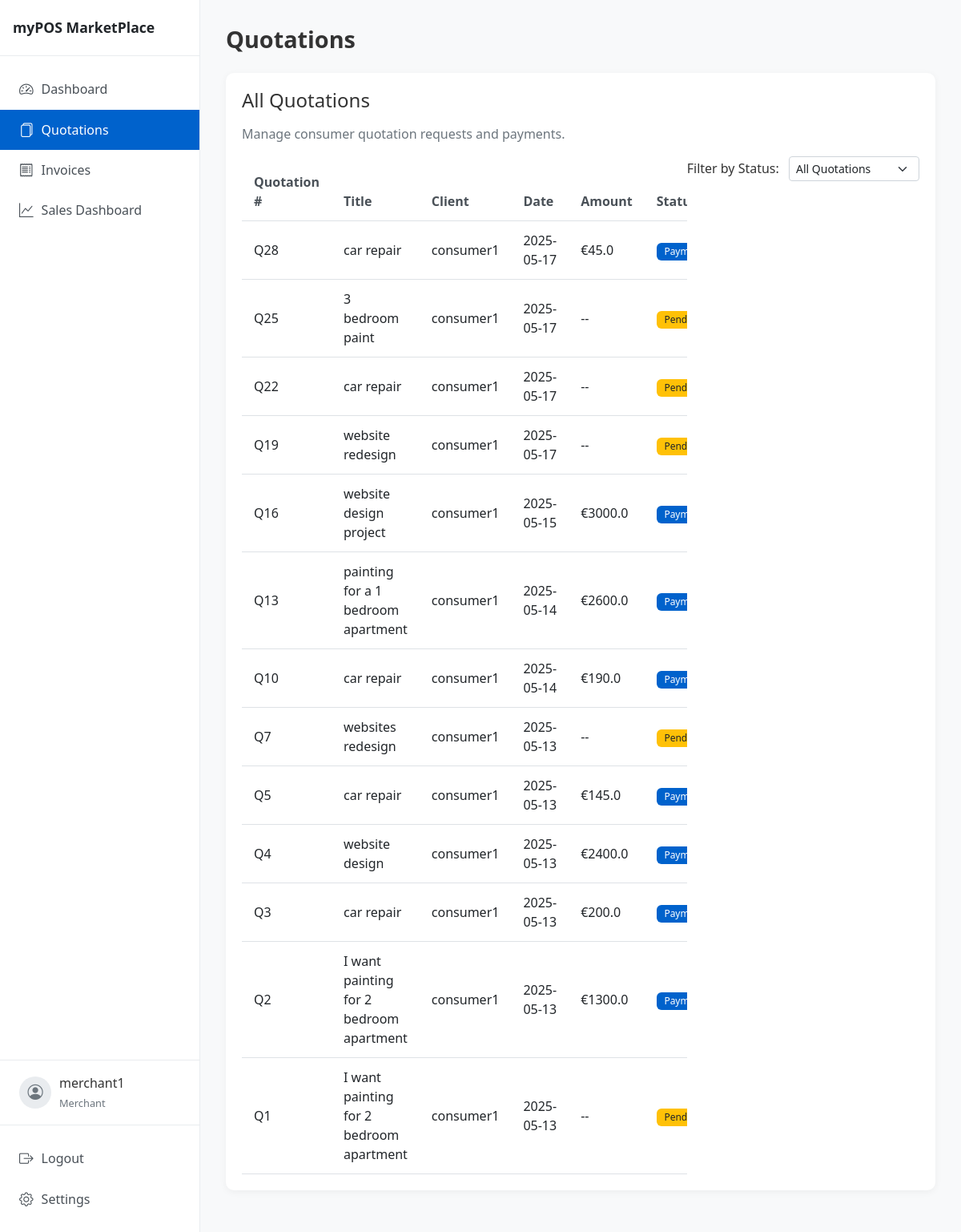
Page /merchant/quotations (signed in) on the committed database.
### models/user.py (models this page shows, shortened)
class User(db.Model, UserMixin):
    id = db.Column(db.Integer, primary_key=True)
    username = db.Column(db.String(64), unique=True, nullable=False)
    email = db.Column(db.String(120), unique=True, nullable=False)
    password_hash = db.Column(db.String(128), nullable=False)
    role = db.Column(db.String(20), nullable=False)  # 'consumer' or 'merchant'
    created_at = db.Column(db.DateTime, default=db.func.current_timestamp())
    consumer_quotations = db.relationship('Quotation', backref='consumer', lazy=True, foreign_keys='Quotation.consumer_id')
    merchant_quotations = db.relationship('Quotation', backref='merchant', lazy=True, foreign_keys='Quotation.merchant_id')

### models/quotation.py (models this page shows, shortened)
class Quotation(db.Model):
    id = db.Column(db.Integer, primary_key=True)
    request_id = db.Column(db.String(50), nullable=True)  # Group related quotations
    title = db.Column(db.String(100), nullable=False)
    product_type = db.Column(db.String(50), nullable=False)
    description = db.Column(db.Text, nullable=False)
    budget = db.Column(db.Float, nullable=True)
    ai_generated_content = db.Column(db.Text, nullable=True)
    revised_amount = db.Column(db.Float, nullable=True)
    payment_terms = db.Column(db.Text, nullable=True)
    merchant_notes = db.Column(db.Text, nullable=True)
    status = db.Column(db.String(20), default='pending')  # pending, revised, deposit_requested, deposit_paid, completed
    consumer_id = db.Column(db.Integer, db.ForeignKey('user.id'), nullable=False)
    merchant_id = db.Column(db.Integer, db.ForeignKey('user.id'), nullable=False)
    created_at = db.Column(db.DateTime, default=datetime.utcnow)
    updated_at = db.Column(db.DateTime, default=datetime.utcnow, onupdate=datetime.utcnow)
    transactions = db.relationship('Transaction', backref='quotation', lazy=True)

### app.py (the view)
@app.route('/merchant/quotations')
@login_required
def merchant_quotations():
    if current_user.role != 'merchant':
        return redirect(url_for('index'))
    quotations = Quotation.query.filter_by(merchant_id=current_user.id).all()
    quotations.sort(key=lambda x: x.created_at, reverse=True)
    return render_template('merchant/quotations.html', quotations=quotations)

### app.py (called while the page is built)
@login_manager.user_loader
def load_user(user_id):
    return User.query.get(int(user_id))

@app.context_processor
def utility_processor():
    return {'now': datetime.utcnow()}

### templates/merchant/quotations.html (shortened to what this page needs)
{% extends "layout.html" %}
{% block content %}
<div class="dashboard-header d-flex justify-content-between align-items-center mb-4">
    <h1>Quotations</h1>
</div>
<div class="card">
    <div class="card-body">
        <h2 class="h4 mb-3">All Quotations</h2>
        <p class="text-muted">Manage consumer quotation requests and payments.</p>
        <div class="mb-4">
            <div class="float-end">
                <label for="filter-status" class="form-label me-2">Filter by Status:</label>
                <select id="filter-status" class="form-select form-select-sm d-inline-block w-auto">
                    <option value="all">All Quotations</option>
                </select>
            </div>
        </div>
        {% if quotations %}
            <div class="table-responsive">
                <table class="table table-hover">
                    <thead>
                        <tr>
                            <th>Quotation #</th>
                            <th>Title</th>
                            <th>Client</th>
                            <th>Date</th>
                            <th>Amount</th>
                            <th>Status</th>
                        </tr>
                    </thead>
                    <tbody>
                        {% for quotation in quotations %}
                            <tr class="quotation-row" data-status="{{ quotation.status }}">
                                <td>Q{{ quotation.id }}</td>
                                <td>{{ quotation.title }}</td>
                                <td>{{ quotation.consumer.username }}</td>
                                <td>{{ quotation.created_at.strftime('%Y-%m-%d') }}</td>
                                <td>
                                    {% if quotation.revised_amount %}
                                        €{{ quotation.revised_amount }}
                                    {% else %}
                                        --
                                    {% endif %}
                                </td>
                                <td>
                                    {% if quotation.status == 'pending' %}
                                        <span class="badge bg-warning text-dark">Pending</span>
                                    {% elif quotation.status == 'revised' %}
                                        <span class="badge bg-info">Quoted</span>
                                    {% elif quotation.status == 'deposit_requested' %}
                                        <span class="badge bg-primary">Payment Pending</span>
                                    {% elif quotation.status == 'deposit_paid' %}
                                        <span class="badge bg-success">Active</span>
                                    {% elif quotation.status == 'completed' %}
                                        <span class="badge bg-secondary">Completed</span>
                                    {% endif %}
                                </td>
                            </tr>
                        {% endfor %}
                    </tbody>
                </table>
            </div>
        {% else %}
            <div class="alert alert-info">
                <p class="mb-0">You don't have any quotations yet. When consumers send you quotations, they will appear here.</p>
            </div>
        {% endif %}
    </div>
</div>
{% endblock %}

### templates/layout.html (shortened to what this page needs)
<!DOCTYPE html>
<html lang="en">
<head>
    <link rel="stylesheet" href="https://cdn.jsdelivr.net/npm/bootstrap@5.2.3/dist/css/bootstrap.min.css">
    <link rel="stylesheet" href="https://cdn.jsdelivr.net/npm/bootstrap-icons@1.10.5/font/bootstrap-icons.css">
    <link rel="stylesheet" href="{{ url_for('static', filename='css/styles.css') }}">
</head>
<body>
    <div class="page-container">
        {% if current_user.is_authenticated %}
        <div class="sidebar">
            <div class="sidebar-header">
                <h1 class="sidebar-brand">myPOS MarketPlace</h1>
            </div>
            <div class="sidebar-menu">
                <a href="{{ url_for('consumer_dashboard' if current_user.role == 'consumer' else 'merchant_dashboard') }}" class="sidebar-item {% if request.endpoint.endswith('dashboard') %}active{% endif %}">
                    <i class="bi bi-speedometer2"></i> <span>Dashboard</span>
                </a>
                <a href="{{ url_for('consumer_quotations' if current_user.role == 'consumer' else 'merchant_quotations') }}" class="sidebar-item {% if request.endpoint.endswith('quotations') %}active{% endif %}">
                    <i class="bi bi-files"></i> <span>Quotations</span>
                </a>
                <a href="#" class="sidebar-item {% if request.endpoint.endswith('invoices') %}active{% endif %}">
                    <i class="bi bi-receipt"></i> <span>Invoices</span>
                </a>
                {% if current_user.role == 'merchant' %}
                <a href="{{ url_for('sales_dashboard') }}" class="sidebar-item {% if request.endpoint == 'sales_dashboard' %}active{% endif %}">
                    <i class="bi bi-graph-up"></i> <span>Sales Dashboard</span>
                </a>
                {% endif %}
            </div>
            <div class="user-profile">
                <div class="user-avatar">
                    <i class="bi bi-person-circle"></i>
                </div>
                <div class="user-info">
                    <p class="user-name">{{ current_user.username }}</p>
                    <small class="user-role">{{ current_user.role|capitalize }}</small>
                </div>
            </div>
            <div class="sidebar-footer">
                <a href="{{ url_for('logout') }}" class="sidebar-item">
                    <i class="bi bi-box-arrow-right"></i> <span>Logout</span>
                </a>
                <a href="#" class="sidebar-item">
                    <i class="bi bi-gear"></i> <span>Settings</span>
                </a>
            </div>
        </div>
        <div class="content-wrapper">
            {% block content %}{% endblock %}
        </div>
        {% endif %}
    </div>
</body>
</html>

### static/css/styles.css (style rules this page uses)
body { font-family: 'Segoe UI', Tahoma, Geneva, Verdana, sans-serif; background-color: #f8f9fa; color: #333; margin: 0; padding: 0; }
.page-container { display: flex; min-height: 100vh; }
.sidebar { width: 250px; background-color: #fff; border-right: 1px solid #e9ecef; display: flex; flex-direction: column; position: fixed; top: 0; bottom: 0; left: 0; z-index: 1000; }
.sidebar-header { padding: 1.5rem 1rem; border-bottom: 1px solid #e9ecef; display: flex; align-items: center; }
.sidebar-brand { font-size: 1.1rem; font-weight: 700; margin: 0; color: #212529; white-space: normal; line-height: 1.2; }
.sidebar-menu { flex: 1; padding: 1rem 0; overflow-y: auto; }
.sidebar-item { display: flex; align-items: center; padding: 0.75rem 1.5rem; color: #495057; text-decoration: none; transition: background-color 0.2s; }
.sidebar-item.active { background-color: #e9ecef; color: #212529; font-weight: 500; }
.sidebar-item i { margin-right: 10px; font-size: 1.1rem; }
.sidebar-footer { padding: 1rem 0; border-top: 1px solid #e9ecef; margin-top: auto; }
.content-wrapper { flex: 1; margin-left: 250px; padding: 2rem; background-color: #f8f9fa; }
.card { border-radius: 10px; box-shadow: 0 2px 10px rgba(0,0,0,0.05); border: none; margin-bottom: 20px; }
.card-body { padding: 20px; }
.table { margin-bottom: 0; }
.table th { font-weight: 600; color: #495057; border-top: none; padding: 12px 15px; }
.table td { padding: 12px 15px; vertical-align: middle; }
.badge { font-weight: 500; padding: 0.4em 0.8em; border-radius: 6px; }
.bg-pending, .bg-warning { background-color: #ffc107; color: #212529; }
.bg-deposit_requested, .bg-primary { background-color: #0d6efd; color: white; }
.dashboard-header { margin-bottom: 1.5rem; }
.dashboard-header h1 { font-weight: 700; font-size: 1.8rem; margin-bottom: 0; }
.user-profile { display: flex; align-items: center; padding: 1rem 1.5rem; border-top: 1px solid #e9ecef; }
.user-avatar { width: 40px; height: 40px; border-radius: 50%; background-color: #e9ecef; display: flex; align-items: center; justify-content: center; margin-right: 10px; }
.user-avatar i { font-size: 1.2rem; color: #6c757d; }
.user-info { flex: 1; }
.user-name { font-weight: 500; margin-bottom: 0; white-space: nowrap; overflow: hidden; text-overflow: ellipsis; max-width: 150px; }
.user-role { font-size: 0.8rem; color: #6c757d; }
.sidebar { width: 250px; background-color: #fff; border-right: 1px solid #e9ecef; }
.sidebar-item.active { background-color: #0062cc; color: #fff; font-weight: 500; }
.btn-primary, .bg-primary { background-color: #0062cc !important; border-color: #0062cc !important; }

### rows in the picture
User: username "merchant1", role "Merchant"
Quotation: id "28", title "car repair", consumer.username "consumer1", created_at "2025-05-17", revised_amount "45.0", shows "Payment Pending"
Quotation: id "25", title "3 bedroom paint", consumer.username "consumer1", created_at "2025-05-17", status "Pending"
Quotation: id "22", title "car repair", consumer.username "consumer1", created_at "2025-05-17", status "Pending"
Quotation: id "19", title "website redesign", consumer.username "consumer1", created_at "2025-05-17", status "Pending"
Quotation: id "16", title "website design project", consumer.username "consumer1", created_at "2025-05-15", revised_amount "3000.0", shows "Payment Pending"
Quotation: id "13", title "painting for a 1 bedroom apartment", consumer.username "consumer1", created_at "2025-05-14", revised_amount "2600.0", shows "Payment Pending"
Quotation: id "10", title "car repair", consumer.username "consumer1", created_at "2025-05-14", revised_amount "190.0", shows "Payment Pending"
Quotation: id "7", title "websites redesign", consumer.username "consumer1", created_at "2025-05-13", status "Pending"
Quotation: id "5", title "car repair", consumer.username "consumer1", created_at "2025-05-13", revised_amount "145.0", shows "Payment Pending"
Quotation: id "4", title "website design", consumer.username "consumer1", created_at "2025-05-13", revised_amount "2400.0", shows "Payment Pending"
Quotation: id "3", title "car repair", consumer.username "consumer1", created_at "2025-05-13", revised_amount "200.0", shows "Payment Pending"
Quotation: id "2", title "I want painting for 2 bedroom apartment", consumer.username "consumer1", created_at "2025-05-13", revised_amount "1300.0", shows "Payment Pending"
Quotation: id "1", title "I want painting for 2 bedroom apartment", consumer.username "consumer1", created_at "2025-05-13", status "Pending"
